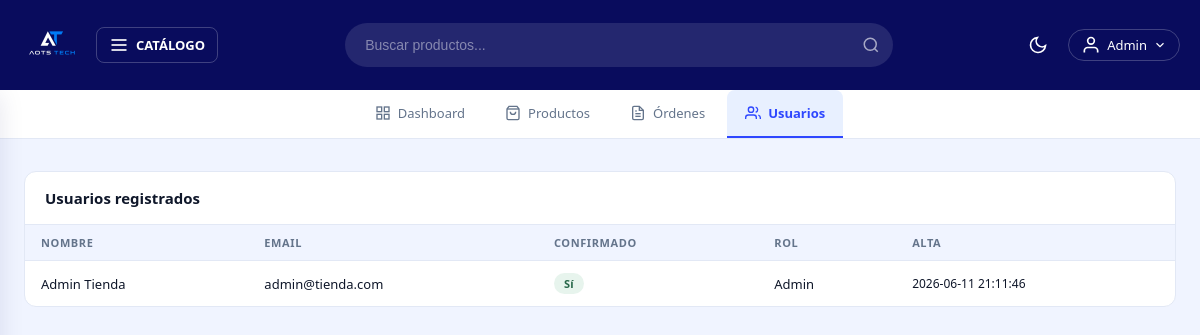
Screenshot of /admin/usuarios (signed in) with the database file from the repository.
### tables this page shows
CREATE TABLE usuarios (
    id          INT AUTO_INCREMENT PRIMARY KEY,
    nombre      VARCHAR(60)  NOT NULL,
    apellido    VARCHAR(60)  NOT NULL,
    email       VARCHAR(100) NOT NULL UNIQUE,
    password    VARCHAR(255) NOT NULL,
    token       VARCHAR(40)  DEFAULT '',
    confirmado  TINYINT(1)   NOT NULL DEFAULT 0,
    admin       TINYINT(1)   NOT NULL DEFAULT 0,
    creado_en   TIMESTAMP    DEFAULT CURRENT_TIMESTAMP
);

### controllers/AdminController.php (called while the page is built, shortened)
<?php
class AdminController {
    public static function usuarios(Router $router) {
        $usuarios = Usuario::all('ASC');
        $router->render('admin/usuarios/index', [
            'titulo'   => 'Usuarios',
            'usuarios' => $usuarios
        ]);
    }
}

### public/index.php (called while the page is built, shortened)
<?php
require_once __DIR__ . '/../includes/app.php';
$router = new Router();
$router->get('/',         [PaginasController::class, 'index']);
$router->get('/sobre',    [PaginasController::class, 'sobre']);
$router->get('/contacto', [PaginasController::class, 'contacto']);
$router->get('/garantia', [PaginasController::class, 'garantia']);
$router->post('/contacto',[PaginasController::class, 'contacto']);
$router->get('/404',      [PaginasController::class, 'error']);
$router->get('/producto', [PaginasController::class, 'producto']);
$router->get('/categoria-producto/categoria',    [PaginasController::class, 'categoria']);
$router->get('/categoria-producto/subcategoria', [PaginasController::class, 'subcategoria']);
$router->get('/buscar', [BuscadorController::class, 'buscar']);
$router->get('/login',        [AuthController::class, 'login']);
$router->post('/login',       [AuthController::class, 'login']);
$router->post('/logout',      [AuthController::class, 'logout']);
$router->get('/registro',     [AuthController::class, 'registro']);
$router->post('/registro',    [AuthController::class, 'registro']);
$router->get('/confirmar',    [AuthController::class, 'confirmar']);
$router->get('/olvide',       [AuthController::class, 'olvide']);
$router->post('/olvide',      [AuthController::class, 'olvide']);
$router->get('/restablecer',  [AuthController::class, 'restablecer']);
$router->post('/restablecer', [AuthController::class, 'restablecer']);
$router->get('/mensaje',      [AuthController::class, 'mensaje']);
$router->get('/carrito',             [CarritoController::class, 'index']);
$router->post('/carrito/agregar',    [CarritoController::class, 'agregar']);
$router->post('/carrito/actualizar', [CarritoController::class, 'actualizar']);
$router->post('/carrito/eliminar',   [CarritoController::class, 'eliminar']);
$router->post('/carrito/vaciar',     [CarritoController::class, 'vaciar']);
$router->get('/checkout',           [OrdenController::class, 'checkout']);
$router->post('/checkout',          [OrdenController::class, 'checkout']);
$router->get('/orden/confirmacion', [OrdenController::class, 'confirmacion']);
$router->get('/mis-pedidos',        [OrdenController::class, 'misPedidos']);
$router->get('/cuenta',            [UsuarioController::class, 'dashboard']);
$router->get('/cuenta/modificar',  [UsuarioController::class, 'modificar']);
$router->post('/cuenta/modificar', [UsuarioController::class, 'modificar']);
$router->get('/admin/dashboard', [AdminController::class, 'dashboard']);
$router->get('/admin/productos',           [AdminController::class, 'productos']);
$router->get('/admin/productos/crear',     [AdminController::class, 'crearProducto']);
$router->post('/admin/productos/crear',    [AdminController::class, 'crearProducto']);
$router->get('/admin/productos/editar',    [AdminController::class, 'editarProducto']);
$router->post('/admin/productos/editar',   [AdminController::class, 'editarProducto']);
$router->post('/admin/productos/eliminar', [AdminController::class, 'eliminarProducto']);
$router->get('/admin/ordenes',        [AdminController::class, 'ordenes']);
$router->get('/admin/ordenes/crear',  [AdminController::class, 'crearOrden']);
$router->post('/admin/ordenes/crear', [AdminController::class, 'crearOrden']);
$router->get('/admin/usuarios',       [AdminController::class, 'usuarios']);
$router->comprobarRutas();

### includes/app.php (called while the page is built, shortened)
<?php
require __DIR__ . '/funciones.php';
spl_autoload_register(function($class) {
    $base  = __DIR__ . '/..';
    $class = str_replace('\\', '/', $class);
    $rutas = [
        $base . '/' . strtolower(explode('/', $class)[0]) . 's/' . basename($class) . '.php',
        $base . '/models/'      . basename($class) . '.php',
        $base . '/controllers/' . basename($class) . '.php',
        $base . '/router/'      . basename($class) . '.php',
    ];
    foreach($rutas as $ruta) {
        if(file_exists($ruta)) {
            return;
        }
    }
});

### models/ActiveRecord.php (called while the page is built, shortened)
<?php
class ActiveRecord {
    protected static $db;
    protected static $tabla = '';
    public static function setDB($database) {
        self::$db = $database;
    }
    public static function consultarSQL($query) {
        $resultado = self::$db->query($query);
        $array = [];
        while($registro = $resultado->fetch_assoc()) {
            $array[] = static::crearObjeto($registro);
        }
        return $array;
    }
    protected static function crearObjeto($registro) {
        $objeto = new static;
        foreach($registro as $key => $value) {
            if(property_exists($objeto, $key)) {
                $objeto->$key = $value;
            }
        }
        return $objeto;
    }
    public static function all($orden = 'DESC') {
        $query = "SELECT * FROM " . static::$tabla . " ORDER BY id {$orden}";
        return self::consultarSQL($query);
    }
}

### includes/funciones.php (called while the page is built, shortened)
<?php
function s($html) : string {
    return htmlspecialchars($html ?? '');
}

### views/admin/usuarios/index.php (the view, shortened to what this page needs)
<div class="admin">
    <div class="admin__seccion">
        <div class="admin__seccion-header">
            <h2 class="admin__seccion-titulo">Usuarios registrados</h2>
        </div>
        <?php if (empty($usuarios)): ?>
            <p class="admin__vacio">No hay usuarios registrados.</p>
        <?php else: ?>
            <div class="admin__tabla-wrap">
                <table class="admin__tabla">
                    <thead>
                        <tr>
                            <th>Nombre</th>
                            <th>Email</th>
                            <th>Confirmado</th>
                            <th>Rol</th>
                            <th>Alta</th>
                        </tr>
                    </thead>
                    <tbody>
                        <?php foreach ($usuarios as $usuario): ?>
                        <tr>
                            <td><?= s($usuario->nombre . ' ' . $usuario->apellido) ?></td>
                            <td><?= s($usuario->email) ?></td>
                            <td>
                                <?php if ($usuario->confirmado): ?>
                                    <span class="estado estado--pagado">Sí</span>
                                <?php else: ?>
                                    <span class="estado estado--pendiente">Pendiente</span>
                                <?php endif; ?>
                            </td>
                            <td><?= $usuario->admin ? 'Admin' : 'Cliente' ?></td>
                            <td class="admin__fecha"><?= s($usuario->creado_en ?? '—') ?></td>
                        </tr>
                        <?php endforeach; ?>
                    </tbody>
                </table>
            </div>
        <?php endif; ?>
    </div>
</div>

### public/css/estilo.css (style rules this page uses)
:root { --c50: #e8f0ff; --c100: #d4e2ff; --c200: #b2c9ff; --c300: #84a5ff; --c400: #5475ff; --c500: #2e47ff; --c600: #0a15ff; --c800: #050dce; --c900: #101aad; --c950: #090c5d; --nav-h: 90px; --bg: #f0f4ff; --bg-card: #ffffff; --bg-panel: #ffffff; --border: #e2e8f5; --text: #0f172a; --text-muted:#64748b; --shadow: 0 4px 24px rgba(9,12,93,.10); }
*, *::before, *::after { box-sizing: border-box; margin: 0; padding: 0; }
html { scroll-behavior: smooth; }
body { font-family: system-ui, -apple-system, sans-serif; background: var(--bg); color: var(--text); transition: background .3s, color .3s; min-height: 100vh; }
html, body { overflow-x: clip; }
.admin__seccion { background: var(--bg-card); border: 1px solid var(--border); border-radius: 12px; overflow: hidden; }
.admin__seccion-header { display: flex; justify-content: space-between; align-items: center; padding: 16px 20px; border-bottom: 1px solid var(--border); }
.admin__seccion-titulo { font-size: 15px; font-weight: 700; color: var(--text); }
.admin__tabla-wrap { overflow-x: auto; }
.admin__tabla { width: 100%; border-collapse: collapse; font-size: 13px; }
.admin__tabla thead th { padding: 10px 16px; text-align: left; font-size: 11px; font-weight: 700; letter-spacing: .6px; text-transform: uppercase; color: var(--text-muted); background: var(--bg); border-bottom: 1px solid var(--border); }
.admin__tabla tbody td { padding: 12px 16px; color: var(--text); border-bottom: 1px solid var(--border); vertical-align: middle; }
.admin__tabla tbody tr:last-child td { border-bottom: none; }
.admin__fecha { color: var(--text-muted); font-size: 12px; }
:root { --danger: #e53e3e; --exito: #38a169; --aviso: #ed8936; }
.estado { display: inline-block; padding: 3px 10px; border-radius: 20px; font-size: 11px; font-weight: 700; letter-spacing: .3px; text-transform: capitalize; }
.estado--pagado { background: rgba(56,161,105,.12); color: #276749; }

### rows the page displays
usuarios: nombre+apellido "Admin Tienda", email "admin@tienda.com", confirmado "Sí", admin "Admin", creado_en "2026-06-11 21:11:46"

### other values shown
s($_SESSION['nombre']) "Admin"
